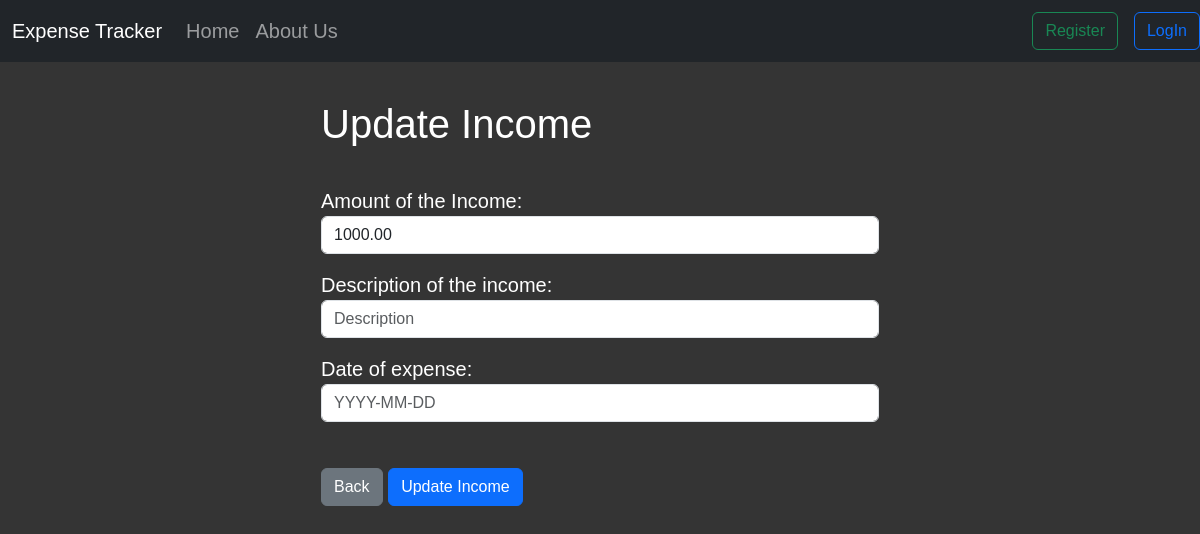
/update_income/3, run on an earlier commit of the app's database.
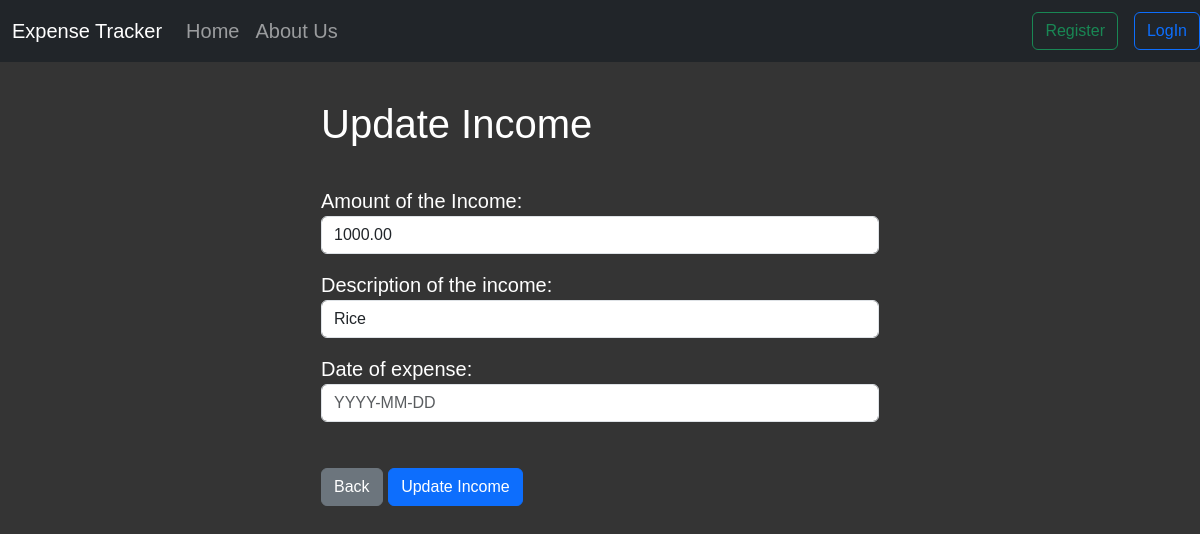
And on a later commit of the database.
### website/models.py (models this page shows, shortened)
class Expense(models.Model):
    id = models.AutoField(primary_key=True)
    created_at = models.DateTimeField(auto_now_add=True)
    user = models.ForeignKey(User, on_delete=models.CASCADE)
    amount = models.DecimalField(max_digits=10, decimal_places=2)
    category = models.CharField(max_length=200)
    date = models.DateField()
    description = models.CharField(max_length=200)

### website/views.py (the view)
# urls.py: path('update_income/<int:pk>',
def update_income(request, pk):
    current_income = Expense.objects.get(id=pk)
    if request.method == 'POST':
        form = IncomeForm(request.POST, instance=current_income)
        if form.is_valid():
            form.save()
            messages.success(
                request, "You have successfully updated the expense!")
            return redirect('userProfile')
    else:
        form = IncomeForm(instance=current_income)
    return render(request, 'update_income.html', {'form': form})

### website/forms.py
class IncomeForm(forms.ModelForm):
    amount = forms.CharField(required=True, widget=forms.widgets.TextInput(
        attrs={"placeholder": "Amount", "class": "form-control"}), label=" Amount of the Income")
    description = forms.CharField(required=True, widget=forms.widgets.TextInput(
        attrs={"placeholder": "Description", "class": "form-control"}), label="Description of the income")
    date = forms.DateField(required=True, widget=forms.widgets.TextInput(
        attrs={"placeholder": "YYYY-MM-DD", "class": "form-control datepicker"}), label="Date of expense")
    class Meta:
        model = Income
        fields = ('amount', 'description')

### website/templates/update_income.html (shortened to what this page needs)
{% extends 'base.html' %} {% block content %}
<!DOCTYPE html>
<html lang="en">
  <head>
  </head>
  <body>
    <div class="col-md-6 offset-md-3">
      <h1>Update Income</h1>
      <br />
      <form method="POST">
        {% csrf_token %} {{ form.as_p }}
        <br />
        <a href="{% url 'userProfile' %}" class="btn btn-secondary">Back</a>
        <button type="submit" class="btn btn-primary">Update Income</button>
      </form>
    </div>
  </body>
</html>
{% endblock %}

What changed in the data, as far as the page shows it:
changed Expense: description (not shown) → "Rice"
